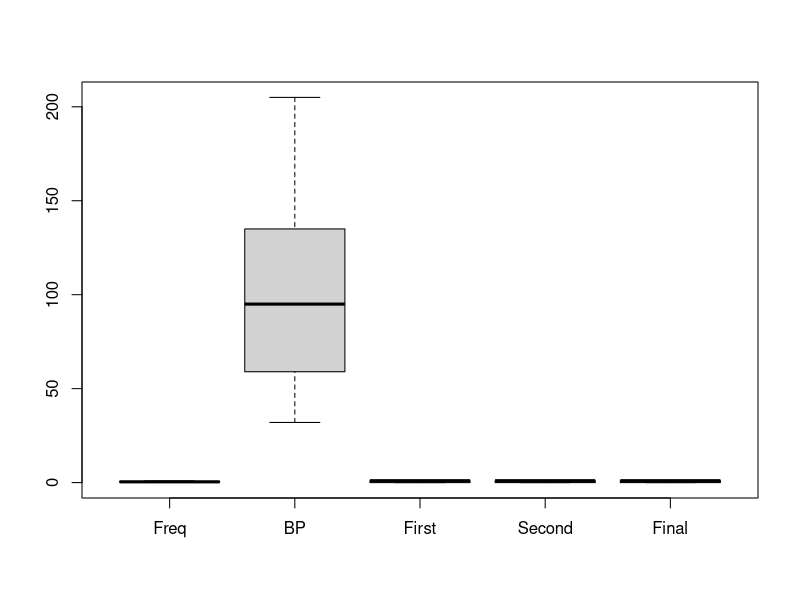

Write R code to recreate this figure.
Freq <- c(0.6,0.3,0.4,0.4,0.2,0.6,.3,0.4,0.9,0.2)
BP <- c(103,87,32,43,59,109,78,205,135,178) 
First <- c(1,1,1,1,0,0,0,0,NA,1)
Second <- c(0,0,1,1,0,0,1,1,1,1) 
Final <- c(0,1,0,1,0,1,0,1,1,1)
hospital.df <- data.frame(Freq,BP,First,Second,Final)
boxplot(hospital.df)
